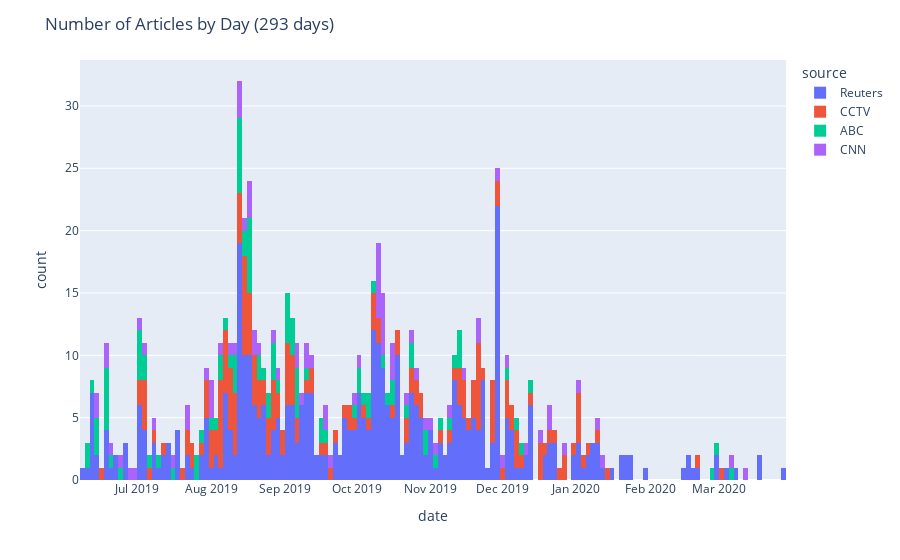

The notebook cell this image was saved under:
### Markdown cell above
### Significant Events:
- Major spikes in coverage, sentiment, and topic compositions appear to coincide with major events:
    - Early July coincide with storming of Legislative Council
    - Mid August coincide with more aggressive police tactics (beanbag rounds, increased tear gas, etc.)
    - Mid October coincide with banning of facemasks and other regulations
    - Mid November coincide with university seiges and increasing violence

### Code cell
fig = px.histogram(
    df,
    x='date',
    color='source',
    nbins=293,
)

fig.update_layout(
    title={
        'text': 'Number of Articles by Day (293 days)',
    }
)

fig.show()

### Figure 1 — Plotly figure (JSON) as saved in the notebook; plotly's stock layout.template omitted (floating-point values rounded to 4 significant figures; data arrays with more than 128 entries replaced by an {"elided": "..."} marker saying what was removed)
{"data": [{"alignmentgroup": "True", "bingroup": "x", "hovertemplate": "source=Reuters<br>date=%{x}<br>count=%{y}<extra></extra>", "legendgroup": "Reuters", "marker": {"color": "#636efa"}, "name": "Reuters", "nbinsx": 293, "offsetgroup": "Reuters", "orientation": "v", "showlegend": true, "type": "histogram", "x": {"elided": "434 str values"}, "xaxis": "x", "yaxis": "y"}, {"alignmentgroup": "True", "bingroup": "x", "hovertemplate": "source=CCTV<br>date=%{x}<br>count=%{y}<extra></extra>", "legendgroup": "CCTV", "marker": {"color": "#EF553B"}, "name": "CCTV", "nbinsx": 293, "offsetgroup": "CCTV", "orientation": "v", "showlegend": true, "type": "histogram", "x": {"elided": "182 str values"}, "xaxis": "x", "yaxis": "y"}, {"alignmentgroup": "True", "bingroup": "x", "hovertemplate": "source=ABC<br>date=%{x}<br>count=%{y}<extra></extra>", "legendgroup": "ABC", "marker": {"color": "#00cc96"}, "name": "ABC", "nbinsx": 293, "offsetgroup": "ABC", "orientation": "v", "showlegend": true, "type": "histogram", "x": ["2020-03-06T00:00:00", "2020-02-29T00:00:00", "2020-02-27T00:00:00", "2019-12-12T00:00:00", "2019-12-09T00:00:00", "2019-12-07T00:00:00", "2019-12-02T00:00:00", "2019-11-13T00:00:00", "2019-11-13T00:00:00", "2019-11-12T00:00:00", "2019-11-11T00:00:00", "2019-11-09T00:00:00", "2019-11-05T00:00:00", "2019-11-02T00:00:00", "2019-10-29T00:00:00", "2019-10-29T00:00:00", "2019-10-24T00:00:00", "2019-10-23T00:00:00", "2019-10-21T00:00:00", "2019-10-16T00:00:00", "2019-10-15T00:00:00", "2019-10-14T00:00:00", "2019-10-11T00:00:00", "2019-10-08T00:00:00", "2019-10-05T00:00:00", "2019-10-05T00:00:00", "2019-10-04T00:00:00", "2019-10-02T00:00:00", "2019-10-01T00:00:00", "2019-09-30T00:00:00", "2019-09-17T00:00:00", "2019-09-16T00:00:00", "2019-09-16T00:00:00", "2019-09-09T00:00:00", "2019-09-06T00:00:00", "2019-09-05T00:00:00", "2019-09-05T00:00:00", "2019-09-05T00:00:00", "2019-09-03T00:00:00", "2019-09-03T00:00:00", "2019-09-03T00:00:00", "2019-09-02T00:00:00", "2019-09-01T00:00:00", "2019-09-01T00:00:00", "2019-08-29T00:00:00", "2019-08-26T00:00:00", "2019-08-25T00:00:00", "2019-08-26T00:00:00", "2019-08-24T00:00:00", "2019-08-26T00:00:00", "2019-08-23T00:00:00", "2019-08-20T00:00:00", "2019-08-20T00:00:00", "2019-08-17T00:00:00", "2019-08-16T00:00:00", "2019-08-16T00:00:00", "2019-08-16T00:00:00", "2019-08-16T00:00:00", "2019-08-16T00:00:00", "2019-09-02T00:00:00", "2019-08-14T00:00:00", "2019-08-13T00:00:00", "2019-08-13T00:00:00", "2019-08-14T00:00:00", "2019-08-13T00:00:00", "2019-08-12T00:00:00", "2019-08-12T00:00:00", "2019-08-11T00:00:00", "2019-08-10T00:00:00", "2019-08-12T00:00:00", "2019-08-10T00:00:00", "2019-08-08T00:00:00", "2019-08-07T00:00:00", "2019-08-05T00:00:00", "2019-08-05T00:00:00", "2019-08-03T00:00:00", "2019-08-01T00:00:00", "2019-07-27T00:00:00", "2019-07-25T00:00:00", "2019-07-25T00:00:00", "2019-07-15T00:00:00", "2019-07-09T00:00:00", "2019-07-06T00:00:00", "2019-07-04T00:00:00", "2019-07-04T00:00:00", "2019-07-02T00:00:00", "2019-07-02T00:00:00", "2019-07-01T00:00:00", "2019-07-01T00:00:00", "2019-06-23T00:00:00", "2019-06-19T00:00:00", "2019-06-17T00:00:00", "2019-06-17T00:00:00", "2019-06-17T00:00:00", "2019-06-17T00:00:00", "2019-06-17T00:00:00", "2019-06-13T00:00:00", "2019-06-13T00:00:00", "2019-06-13T00:00:00", "2019-06-12T00:00:00", "2019-06-10T00:00:00", "2019-06-10T00:00:00"], "xaxis": "x", "yaxis": "y"}, {"alignmentgroup": "True", "bingroup": "x", "hovertemplate": "source=CNN<br>date=%{x}<br>count=%{y}<extra></extra>", "legendgroup": "CNN", "marker": {"color": "#ab63fa"}, "name": "CNN", "nbinsx": 293, "offsetgroup": "CNN", "orientation": "v", "showlegend": true, "type": "histogram", "x": ["2020-03-11T00:00:00", "2020-03-06T00:00:00", "2020-01-12T00:00:00", "2020-01-10T00:00:00", "2020-01-02T00:00:00", "2019-12-27T00:00:00", "2019-12-20T00:00:00", "2019-12-20T00:00:00", "2019-12-17T00:00:00", "2019-12-11T00:00:00", "2019-12-02T00:00:00", "2019-11-30T00:00:00", "2019-11-29T00:00:00", "2019-11-21T00:00:00", "2019-11-20T00:00:00", "2019-11-14T00:00:00", "2019-11-08T00:00:00", "2019-11-02T00:00:00", "2019-11-01T00:00:00", "2019-10-29T00:00:00", "2019-10-25T00:00:00", "2019-10-23T00:00:00", "2019-10-21T00:00:00", "2019-10-16T00:00:00", "2019-10-16T00:00:00", "2019-10-15T00:00:00", "2019-10-12T00:00:00", "2019-10-12T00:00:00", "2019-10-12T00:00:00", "2019-10-11T00:00:00", "2019-10-11T00:00:00", "2019-10-10T00:00:00", "2019-10-10T00:00:00", "2019-10-10T00:00:00", "2019-10-10T00:00:00", "2019-10-09T00:00:00", "2019-10-09T00:00:00", "2019-10-02T00:00:00", "2019-09-30T00:00:00", "2019-09-20T00:00:00", "2019-09-18T00:00:00", "2019-09-18T00:00:00", "2019-09-12T00:00:00", "2019-09-10T00:00:00", "2019-09-09T00:00:00", "2019-09-08T00:00:00", "2019-09-05T00:00:00", "2019-09-05T00:00:00", "2019-08-28T00:00:00", "2019-08-26T00:00:00", "2019-08-20T00:00:00", "2019-08-19T00:00:00", "2019-08-19T00:00:00", "2019-08-16T00:00:00", "2019-08-16T00:00:00", "2019-08-16T00:00:00", "2019-08-15T00:00:00", "2019-08-13T00:00:00", "2019-08-13T00:00:00", "2019-08-12T00:00:00", "2019-08-11T00:00:00", "2019-08-08T00:00:00", "2019-08-04T00:00:00", "2019-08-01T00:00:00", "2019-07-31T00:00:00", "2019-07-31T00:00:00", "2019-07-29T00:00:00", "2019-07-22T00:00:00", "2019-07-22T00:00:00", "2019-07-15T00:00:00", "2019-07-08T00:00:00", "2019-07-04T00:00:00", "2019-07-02T00:00:00", "2019-06-30T00:00:00", "2019-06-27T00:00:00", "2019-06-24T00:00:00", "2019-06-20T00:00:00", "2019-06-17T00:00:00", "2019-06-17T00:00:00", "2019-06-13T00:00:00", "2019-06-13T00:00:00"], "xaxis": "x", "yaxis": "y"}], "layout": {"barmode": "relative", "legend": {"title": {"text": "source"}, "tracegroupgap": 0}, "margin": {"t": 60}, "title": {"text": "Number of Articles by Day (293 days)"}, "xaxis": {"anchor": "y", "domain": [0, 1], "title": {"text": "date"}}, "yaxis": {"anchor": "x", "domain": [0, 1], "title": {"text": "count"}}}}
